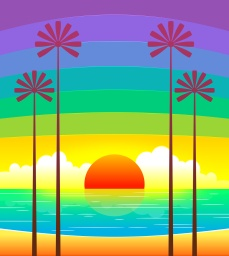
#> input picture EBUZER/OPENCV/resimler/duzeltilmis.jpg, 229 x 256 px, found by its file name
$ python Opencv6.py
#> lines starting #> are read from the running program, lines starting #| are printed output that depends on the picture; after the words box and inside, x2 and y2 are one past the last pixel; in counts of white or black regions, pixels touching at a corner belong together
import cv2
import numpy as np

img = cv2.imread(r"EBUZER\OPENCV\resimler\duzeltilmis.jpg")
#> img is the input picture: shape (256, 229, 3); mean B, G, R 126.1, 169, 136.9
hsv = cv2.cvtColor(img,cv2.COLOR_BGR2HSV)
#> hsv: shape (256, 229, 3); mean H, S, V 75.1, 185.5, 213.2

dus_kir = np.array([30,150,50])
yuk_kir =np.array([255,255,180])

mask= cv2.inRange(hsv,dus_kir,yuk_kir)
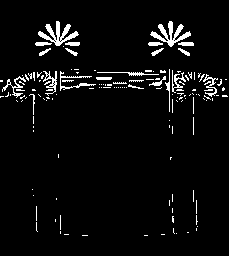
#> mask: shape (256, 229); 4.8% white in thin lines or dots, all inside (x1, y1, x2, y2) = (0, 21, 228, 236)
res = cv2.bitwise_and(img,img,mask=mask)
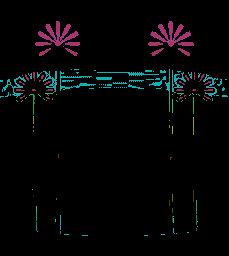
#> res: shape (256, 229, 3); mean B, G, R 6.5, 5.4, 4.5
cv2.imshow("frame",img)
cv2.imshow("frame2",mask)
cv2.imshow("frame3",res)
cv2.imshow("frame4",hsv)


cv2.waitKey(0)
cv2.destroyAllWindows()
